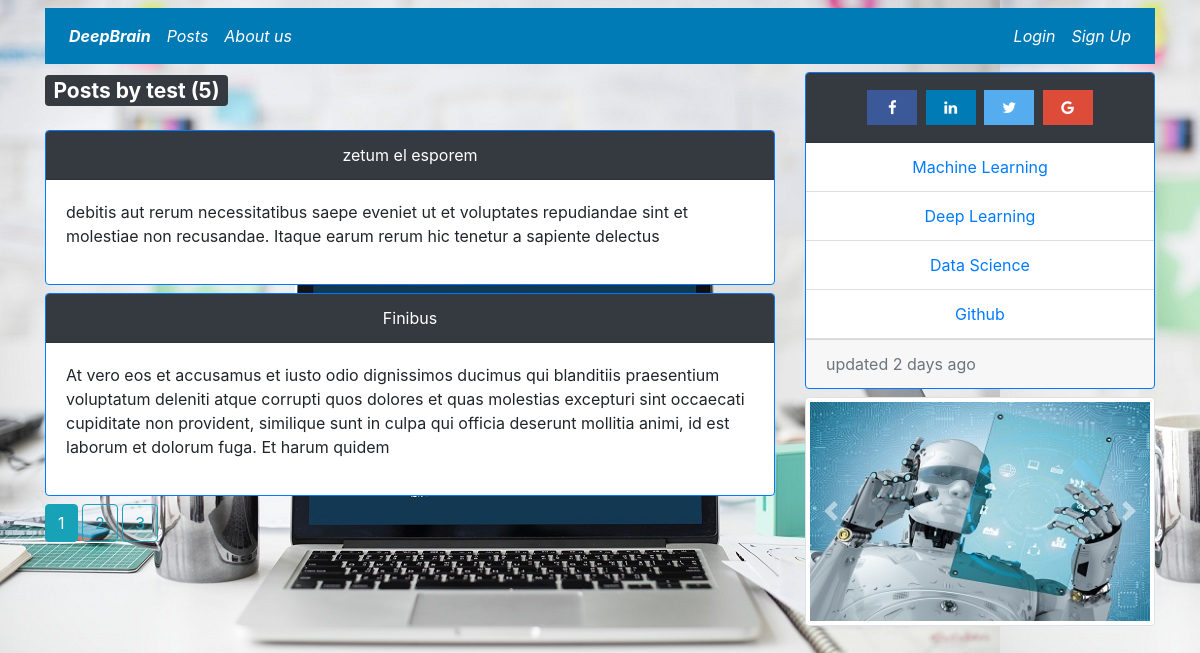
The app's page /user_posts/test with its own data.
### deepbrain/models.py (models this page shows, shortened)
class User(db.Model,UserMixin):
	id = db.Column(db.Integer,primary_key=True)
	username = db.Column(db.String(40),unique=True,nullable=False)
	email = db.Column(db.String(120),nullable=False)
	image_file = db.Column(db.String(20),nullable=False,default="default.jpg")
	password = db.Column(db.String(60),nullable=False)
	posts = db.relationship('Post',backref="author",lazy=True)

class Post(db.Model):
	id = db.Column(db.Integer,primary_key=True)
	title = db.Column(db.String(120),unique=True,nullable=False)
	content = db.Column(db.Text,nullable=False)
	date_posted = db.Column(db.DateTime, nullable=False, default=datetime.utcnow)
	user_id = db.Column(db.Integer,db.ForeignKey("user.id"),nullable=False)

### deepbrain/routes.py (the view)
@app.route("/user_posts/<username>")
def user_posts(username):
	user = User.query.filter_by(username=username).first_or_404()
	page = request.args.get("page",1,type=int)
	posts = Post.query.filter_by(author=user)\
	.order_by(Post.date_posted.desc())\
	.paginate(page=page,per_page=2)
	return render_template("user_posts.html", posts=posts,user=user)

### deepbrain/templates/user_posts.html
{% extends "layout.html" %}
{% block content %}
<h3><p class="badge badge-dark">Posts by {{user.username}} ({{posts.total}})</p></h3>
  {% for post in posts.items %}
<div class="card border-primary card-primary mb-2">
  <div class="card-header text-white bg-dark text-center">
    <a class="text-white" href="{{ url_for('post',post_id=post.id) }}">{{post.title}}</a>
  </div>
  <div class="card-body">
    <p class="mb-0">
      <p>{{ post.content }}</p>
    </p>
  </div>
</div>
{% endfor %}
{% for page_num in posts.iter_pages(left_edge=1,right_edge=1,left_current=1,right_current=2) %}
  {% if page_num %}
    {% if posts.page==page_num %}
      <a href="{{url_for('user_posts',username=user.username,page=page_num)}}" class="btn btn-info mb-4">{{ page_num }}</a>
    {% else %}
      <a href="{{url_for('user_posts',username=user.username,page=page_num)}}" class="btn btn-outline-info mb-4">{{ page_num }}</a>
    {% endif %}
  {% else %}
    ...
  {% endif %}
{% endfor %}
{% endblock content %}

### deepbrain/static/css/static.css (style rules this page uses)
body { background-image: url("../images/bg2.jpg"); }

### records on screen
User: username "test"
Post: title "zetum el esporem", content "debitis aut rerum necessitatibus saepe eveniet ut et voluptates repudiandae sint et molestiae non recusandae. Itaque earum rerum hic tenetur a sapiente delectus"
Post: title "Finibus", content "At vero eos et accusamus et iusto odio dignissimos ducimus qui blanditiis praesentium voluptatum deleniti atque corrupti quos dolores et quas molestias excepturi sint occaecati cupiditate non provident, similique sunt in culpa qui officia deserunt mollitia animi, id est laborum et dolorum fuga. Et harum quidem"

### other values on screen
{{ posts.total }} "5"
{{ page_num }} "1"
{{ page_num }} "2" "3"
